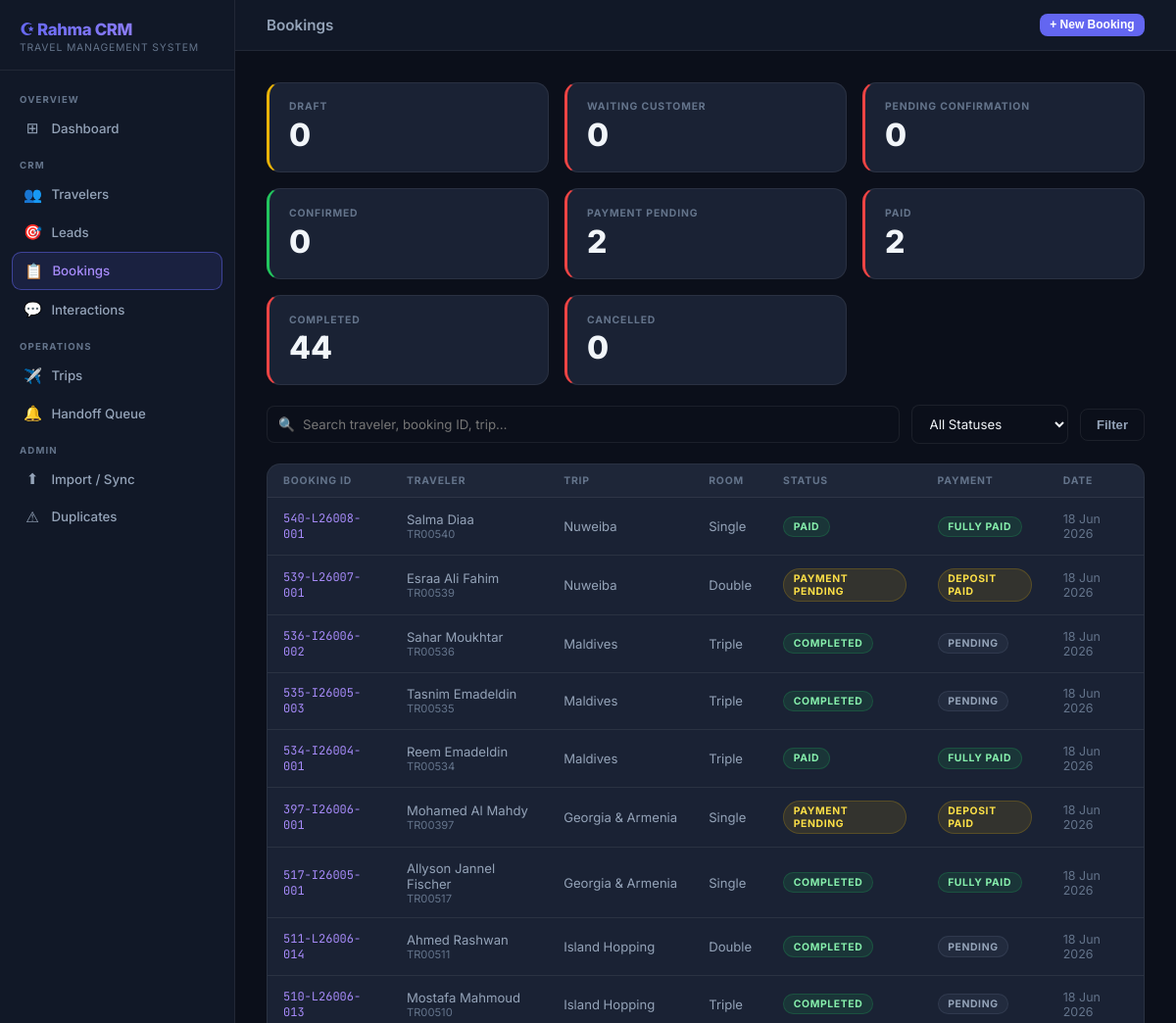
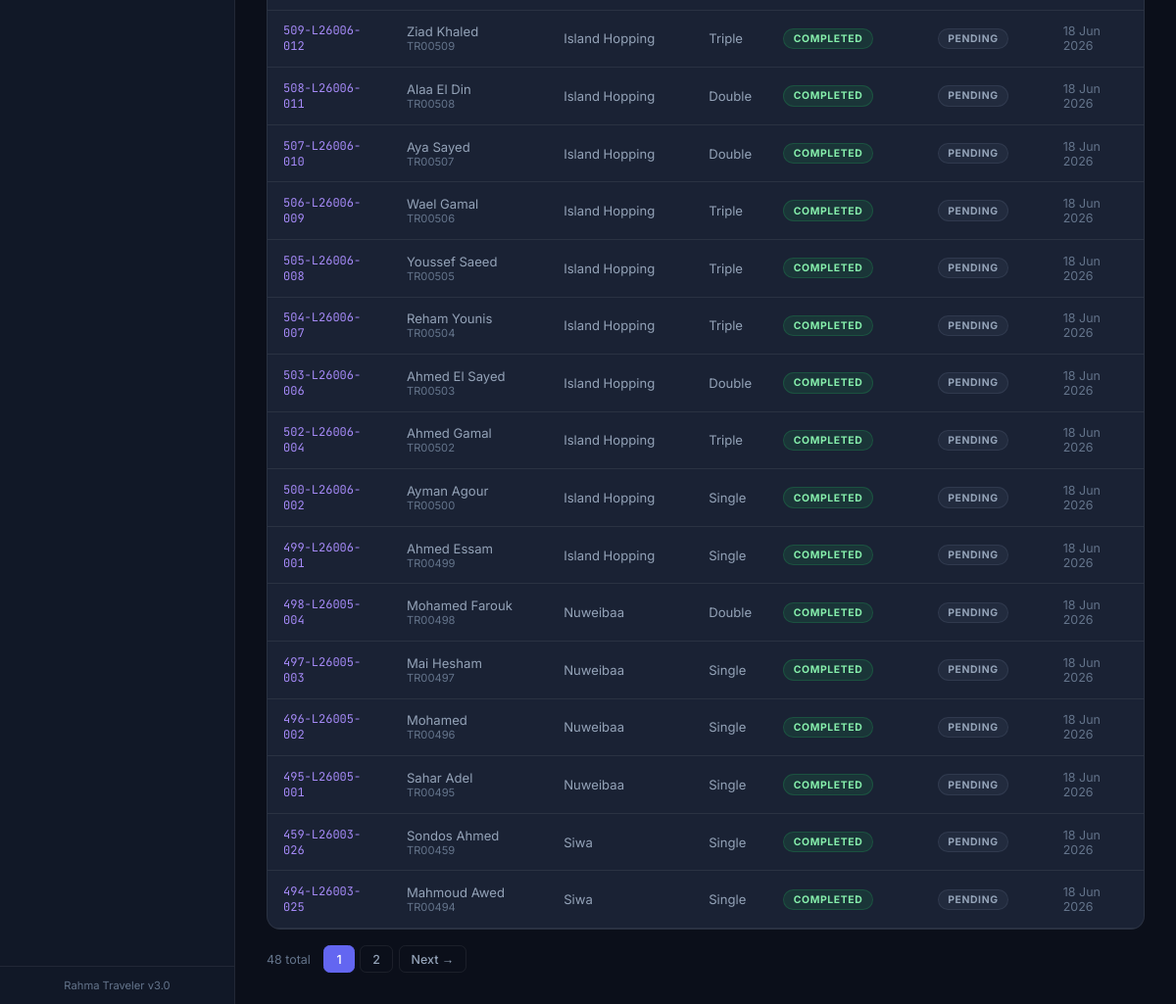
The page /bookings/ on the database its author committed (2 pictures, top to bottom).
### app/models/booking.py (models this page shows, shortened)
class TripBooking(db.Model):
    __tablename__ = 'trip_bookings'
    booking_id = db.Column(db.String(50), primary_key=True)
    trip_id = db.Column(db.String(50), db.ForeignKey('trips.trip_id'))
    trip_name = db.Column(db.String(200))
    traveler_id = db.Column(db.String(20), db.ForeignKey('travelers.traveler_id'))
    traveler_name = db.Column(db.String(200))
    room_type = db.Column(db.String(50))
    flight_option = db.Column(db.String(50))
    date_option = db.Column(db.String(50))
    currency = db.Column(db.String(20))
    booking_status = db.Column(db.String(50)) # Draft / Confirmed / Cancelled
    draft_created_at = db.Column(db.DateTime, default=datetime.utcnow)
    booking_source = db.Column(db.String(100))
    lead_id = db.Column(db.String(50))
    interaction_id = db.Column(db.String(50))
    alert_id = db.Column(db.String(50))
    payment_status = db.Column(db.String(100))
    booking_notes = db.Column(db.Text)

### app/routes/bookings.py (the view)
@bookings_bp.route('/')
def index():
    q = request.args.get('q', '')
    status = request.args.get('status', '')
    page = request.args.get('page', 1, type=int)
    per_page = 25
    query = TripBooking.query
    if q:
        query = query.filter(or_(
            TripBooking.traveler_name.ilike(f'%{q}%'),
            TripBooking.booking_id.ilike(f'%{q}%'),
            TripBooking.trip_name.ilike(f'%{q}%'),
        ))
    if status:
        query = query.filter(TripBooking.booking_status == status)
    pagination = query.order_by(TripBooking.draft_created_at.desc()).paginate(
        page=page, per_page=per_page, error_out=False)
    bookings = pagination.items
    counts = {s: TripBooking.query.filter_by(booking_status=s).count() for s in BOOKING_STATUSES}
    active_trips = Trip.query.filter(Trip.sales_status == 'Open').all()
    trips_data = [t.to_dict() for t in active_trips]
    return render_template('bookings/index.html',
                           bookings=bookings,
                           pagination=pagination,
                           total_count=pagination.total,
                           q=q,
                           current_status=status,
                           statuses=BOOKING_STATUSES,
                           counts=counts,
                           trips_data=trips_data)

### app/templates/bookings/index.html (shortened to what this page needs)
{% extends "base.html" %}
{% block topbar_title %}Bookings{% endblock %}
{% block topbar_actions %}
<button onclick="openModal('createBooking')" class="btn btn-primary btn-sm">+ New Booking</button>
{% endblock %}
{% block content %}
<div class="kpi-grid" style="grid-template-columns:repeat(3,1fr);margin-bottom:1.25rem">
    {% for s, color in [('Draft','badge-yellow'),('Waiting Customer','badge-blue'),('Pending Confirmation','badge-blue'),('Confirmed','badge-green'),('Payment Pending','badge-yellow'),('Paid','badge-green'),('Completed','badge-green'),('Cancelled','badge-red')] %}
    <a href="{{ url_for('bookings.index', status=s) }}" style="text-decoration:none">
        <div class="kpi-card" style="border-left:3px solid {% if s == 'Draft' %}var(--yellow){% elif s == 'Confirmed' %}var(--green){% else %}var(--red){% endif %}">
            <div class="kpi-label">{{ s }}</div>
            <div class="kpi-value">{{ counts.get(s, 0) }}</div>
        </div>
    </a>
    {% endfor %}
</div>
<form method="GET" action="{{ url_for('bookings.index') }}" class="search-bar">
    <div class="search-input-wrap">
        <span class="search-icon">🔍</span>
        <input class="form-input" type="text" name="q" value="{{ q }}" placeholder="Search traveler, booking ID, trip…">
    </div>
    <select class="form-select" name="status" style="width:160px">
        <option value="">All Statuses</option>
    </select>
    <button type="submit" class="btn btn-ghost">Filter</button>
</form>
{% if bookings %}
<div class="card" style="padding:0;overflow:hidden">
    <table class="data-table">
        <thead><tr>
            <th>Booking ID</th><th>Traveler</th><th>Trip</th><th>Room</th><th>Status</th><th>Payment</th><th>Date</th>
        </tr></thead>
        <tbody>
        {% for b in bookings %}
        <tr onclick="window.location='{{ url_for('bookings.detail', booking_id=b.booking_id) }}'">
            <td class="mono">{{ b.booking_id }}</td>
            <td>
                <div class="primary">{{ b.traveler_name or '—' }}</div>
                {% if b.traveler_id %}<div style="font-size:0.7rem;color:var(--text-muted)">{{ b.traveler_id }}</div>{% endif %}
            </td>
            <td style="max-width:160px;overflow:hidden;text-overflow:ellipsis;white-space:nowrap">{{ b.trip_name or b.trip_id or '—' }}</td>
            <td>{{ b.room_type or '—' }}</td>
            <td>
                {% if b.booking_status == 'Confirmed' %}<span class="badge badge-green">Confirmed</span>
                {% elif b.booking_status == 'Payment Pending' %}<span class="badge badge-yellow">Payment Pending</span>
                {% elif b.booking_status == 'Paid' or b.booking_status == 'Completed' %}<span class="badge badge-green">{{ b.booking_status }}</span>
                {% elif b.booking_status == 'Waiting Customer' or b.booking_status == 'Pending Confirmation' %}<span class="badge badge-blue">{{ b.booking_status }}</span>
                {% elif b.booking_status == 'Cancelled' %}<span class="badge badge-red">Cancelled</span>
                {% else %}<span class="badge badge-yellow">Draft</span>{% endif %}
            </td>
            <td>
                {% if b.payment_status == 'Fully Paid' %}<span class="badge badge-green">{{ b.payment_status }}</span>
                {% elif b.payment_status == 'Deposit Paid' %}<span class="badge badge-yellow">{{ b.payment_status }}</span>
                {% elif b.payment_status == 'Refunded' %}<span class="badge badge-red">{{ b.payment_status }}</span>
                {% else %}<span class="badge badge-gray">{{ b.payment_status or 'Pending' }}</span>{% endif %}
            </td>
            <td style="font-size:0.78rem;color:var(--text-muted)">{{ b.draft_created_at.strftime('%d %b %Y') if b.draft_created_at else '—' }}</td>
        </tr>
        {% endfor %}
        </tbody>
    </table>
</div>
<div class="pagination">
    <span style="font-size:0.78rem;color:var(--text-muted);margin-right:0.5rem">{{ total_count }} total</span>
    {% for p in pagination.iter_pages(left_edge=1, right_edge=1, left_current=2, right_current=2) %}
        {% if p %}<a href="{{ url_for('bookings.index', page=p, q=q, status=current_status) }}" class="page-btn {% if p == pagination.page %}active{% endif %}">{{ p }}</a>
        {% else %}<span style="padding:0 0.25rem;color:var(--text-muted)">…</span>{% endif %}
    {% endfor %}
    {% if pagination.has_next %}
    <a href="{{ url_for('bookings.index', page=pagination.next_num, q=q, status=current_status) }}" class="page-btn">Next →</a>
    {% endif %}
</div>
{% endif %}
{% endblock %}

### app/templates/base.html (style rules this page uses)
*, *::before, *::after { box-sizing: border-box; margin: 0; padding: 0; }
:root { --bg-base: #0b0f1a; --bg-surface: #111827; --bg-card: #1a2234; --bg-hover: #1e2a40; --border: rgba(255,255,255,0.07); --border-act: rgba(99,102,241,0.5); --accent: #6366f1; --accent-2: #a78bfa; --text-main: #f1f5f9; --text-muted: #64748b; --text-dim: #94a3b8; --green: #22c55e; --yellow: #eab308; --red: #ef4444; --sidebar-w: 240px; }
html, body { height: 100%; font-family: 'Inter', sans-serif; background: var(--bg-base); color: var(--text-main); }
.btn { display: inline-flex; align-items: center; gap: 0.4rem; padding: 0.5rem 1rem; border-radius: 0.5rem; font-size: 0.82rem; font-weight: 600; border: none; cursor: pointer; text-decoration: none; transition: all 0.15s ease; }
.btn-primary { background: var(--accent); color: #fff; }
.btn-ghost { background: transparent; color: var(--text-dim); border: 1px solid var(--border); }
.btn-sm { padding: 0.3rem 0.65rem; font-size: 0.75rem; }
.card { background: var(--bg-card); border: 1px solid var(--border); border-radius: 0.875rem; padding: 1.5rem; }
.badge { display: inline-flex; align-items: center; padding: 0.2rem 0.6rem; border-radius: 999px; font-size: 0.65rem; font-weight: 700; text-transform: uppercase; letter-spacing: 0.06em; }
.badge-green { background: rgba(34,197,94,0.12); color: #86efac; border: 1px solid rgba(34,197,94,0.2); }
.badge-yellow { background: rgba(234,179,8,0.12); color: #fde047; border: 1px solid rgba(234,179,8,0.2); }
.badge-gray { background: rgba(100,116,139,0.12);color: #94a3b8; border: 1px solid rgba(100,116,139,0.2); }
.data-table { width: 100%; border-collapse: collapse; font-size: 0.82rem; }
.data-table thead th { text-align: left; padding: 0.65rem 1rem; color: var(--text-muted); font-size: 0.65rem; font-weight: 700; text-transform: uppercase; letter-spacing: 0.08em; border-bottom: 1px solid var(--border); background: rgba(255,255,255,0.02); }
.data-table tbody tr { border-bottom: 1px solid var(--border); transition: background 0.1s; cursor: pointer; }
.data-table tbody td { padding: 0.8rem 1rem; color: var(--text-dim); vertical-align: middle; }
.data-table tbody td.mono { font-family: 'JetBrains Mono', monospace; font-size: 0.75rem; color: var(--accent-2); }
.form-input, .form-select, .form-textarea { width: 100%; background: var(--bg-base); border: 1px solid var(--border); border-radius: 0.5rem; padding: 0.6rem 0.85rem; color: var(--text-main); font-size: 0.83rem; font-family: 'Inter', sans-serif; outline: none; transition: border-color 0.15s; }
.form-select option { background: var(--bg-surface); }
.search-bar { display: flex; gap: 0.75rem; align-items: center; margin-bottom: 1.25rem; flex-wrap: wrap; }
.search-input-wrap { position: relative; flex: 1; min-width: 200px; }
.search-input-wrap input { padding-left: 2.25rem; }
.search-icon { position: absolute; left: 0.75rem; top: 50%; transform: translateY(-50%); color: var(--text-muted); font-size: 0.85rem; pointer-events: none; }
.kpi-grid { display: grid; grid-template-columns: repeat(auto-fit, minmax(170px, 1fr)); gap: 1rem; margin-bottom: 1.5rem; }
.kpi-card { background: var(--bg-card); border: 1px solid var(--border); border-radius: 0.875rem; padding: 1.1rem 1.25rem; }
.kpi-label { font-size: 0.65rem; font-weight: 700; color: var(--text-muted); text-transform: uppercase; letter-spacing: 0.08em; }
.kpi-value { font-size: 2rem; font-weight: 800; color: var(--text-main); line-height: 1.1; margin: 0.3rem 0 0.15rem; }
.pagination { display: flex; align-items: center; gap: 0.35rem; margin-top: 1rem; }
.page-btn { padding: 0.35rem 0.75rem; border-radius: 0.4rem; font-size: 0.78rem; font-weight: 500; text-decoration: none; color: var(--text-dim); border: 1px solid var(--border); transition: all 0.15s; }
.page-btn.active { background: var(--accent); color: #fff; border-color: var(--accent); }

### rows shown on the page
TripBooking: booking_id "540-L26008-001", traveler_name "Salma Diaa", traveler_id "TR00540", trip_name "Nuweiba", room_type "Single", booking_status "PAID", payment_status "FULLY PAID", draft_created_at "18 Jun 2026"
TripBooking: booking_id "539-L26007-001", traveler_name "Esraa Ali Fahim", traveler_id "TR00539", trip_name "Nuweiba", room_type "Double", booking_status "PAYMENT PENDING", payment_status "DEPOSIT PAID", draft_created_at "18 Jun 2026"
TripBooking: booking_id "536-I26006-002", traveler_name "Sahar Moukhtar", traveler_id "TR00536", trip_name "Maldives", room_type "Triple", booking_status "COMPLETED", payment_status "PENDING", draft_created_at "18 Jun 2026"
TripBooking: booking_id "535-I26005-003", traveler_name "Tasnim Emadeldin", traveler_id "TR00535", trip_name "Maldives", room_type "Triple", booking_status "COMPLETED", payment_status "PENDING", draft_created_at "18 Jun 2026"
TripBooking: booking_id "534-I26004-001", traveler_name "Reem Emadeldin", traveler_id "TR00534", trip_name "Maldives", room_type "Triple", booking_status "PAID", payment_status "FULLY PAID", draft_created_at "18 Jun 2026"
TripBooking: booking_id "397-I26006-001", traveler_name "Mohamed Al Mahdy", traveler_id "TR00397", trip_name "Georgia & Armenia", room_type "Single", booking_status "PAYMENT PENDING", payment_status "DEPOSIT PAID", draft_created_at "18 Jun 2026"
TripBooking: booking_id "517-I26005-001", traveler_name "Allyson Jannel Fischer", traveler_id "TR00517", trip_name "Georgia & Armenia", room_type "Single", booking_status "COMPLETED", payment_status "FULLY PAID", draft_created_at "18 Jun 2026"
TripBooking: booking_id "511-L26006-014", traveler_name "Ahmed Rashwan", traveler_id "TR00511", trip_name "Island Hopping", room_type "Double", booking_status "COMPLETED", payment_status "PENDING", draft_created_at "18 Jun 2026"
TripBooking: booking_id "510-L26006-013", traveler_name "Mostafa Mahmoud", traveler_id "TR00510", trip_name "Island Hopping", room_type "Triple", booking_status "COMPLETED", payment_status "PENDING", draft_created_at "18 Jun 2026"
TripBooking: booking_id "509-L26006-012", traveler_name "Ziad Khaled", traveler_id "TR00509", trip_name "Island Hopping", room_type "Triple", booking_status "COMPLETED", payment_status "PENDING", draft_created_at "18 Jun 2026"
TripBooking: booking_id "508-L26006-011", traveler_name "Alaa El Din", traveler_id "TR00508", trip_name "Island Hopping", room_type "Double", booking_status "COMPLETED", payment_status "PENDING", draft_created_at "18 Jun 2026"
TripBooking: booking_id "507-L26006-010", traveler_name "Aya Sayed", traveler_id "TR00507", trip_name "Island Hopping", room_type "Double", booking_status "COMPLETED", payment_status "PENDING", draft_created_at "18 Jun 2026"
TripBooking: booking_id "506-L26006-009", traveler_name "Wael Gamal", traveler_id "TR00506", trip_name "Island Hopping", room_type "Triple", booking_status "COMPLETED", payment_status "PENDING", draft_created_at "18 Jun 2026"
TripBooking: booking_id "505-L26006-008", traveler_name "Youssef Saeed", traveler_id "TR00505", trip_name "Island Hopping", room_type "Triple", booking_status "COMPLETED", payment_status "PENDING", draft_created_at "18 Jun 2026"
TripBooking: booking_id "504-L26006-007", traveler_name "Reham Younis", traveler_id "TR00504", trip_name "Island Hopping", room_type "Triple", booking_status "COMPLETED", payment_status "PENDING", draft_created_at "18 Jun 2026"
TripBooking: booking_id "503-L26006-006", traveler_name "Ahmed El Sayed", traveler_id "TR00503", trip_name "Island Hopping", room_type "Double", booking_status "COMPLETED", payment_status "PENDING", draft_created_at "18 Jun 2026"
TripBooking: booking_id "502-L26006-004", traveler_name "Ahmed Gamal", traveler_id "TR00502", trip_name "Island Hopping", room_type "Triple", booking_status "COMPLETED", payment_status "PENDING", draft_created_at "18 Jun 2026"
TripBooking: booking_id "500-L26006-002", traveler_name "Ayman Agour", traveler_id "TR00500", trip_name "Island Hopping", room_type "Single", booking_status "COMPLETED", payment_status "PENDING", draft_created_at "18 Jun 2026"
TripBooking: booking_id "499-L26006-001", traveler_name "Ahmed Essam", traveler_id "TR00499", trip_name "Island Hopping", room_type "Single", booking_status "COMPLETED", payment_status "PENDING", draft_created_at "18 Jun 2026"
TripBooking: booking_id "498-L26005-004", traveler_name "Mohamed Farouk", traveler_id "TR00498", trip_name "Nuweibaa", room_type "Double", booking_status "COMPLETED", payment_status "PENDING", draft_created_at "18 Jun 2026"
TripBooking: booking_id "497-L26005-003", traveler_name "Mai Hesham", traveler_id "TR00497", trip_name "Nuweibaa", room_type "Single", booking_status "COMPLETED", payment_status "PENDING", draft_created_at "18 Jun 2026"
TripBooking: booking_id "496-L26005-002", traveler_name "Mohamed", traveler_id "TR00496", trip_name "Nuweibaa", room_type "Single", booking_status "COMPLETED", payment_status "PENDING", draft_created_at "18 Jun 2026"
TripBooking: booking_id "495-L26005-001", traveler_name "Sahar Adel", traveler_id "TR00495", trip_name "Nuweibaa", room_type "Single", booking_status "COMPLETED", payment_status "PENDING", draft_created_at "18 Jun 2026"
TripBooking: booking_id "459-L26003-026", traveler_name "Sondos Ahmed", traveler_id "TR00459", trip_name "Siwa", room_type "Single", booking_status "COMPLETED", payment_status "PENDING", draft_created_at "18 Jun 2026"
TripBooking: booking_id "494-L26003-025", traveler_name "Mahmoud Awed", traveler_id "TR00494", trip_name "Siwa", room_type "Single", booking_status "COMPLETED", payment_status "PENDING", draft_created_at "18 Jun 2026"

### other values the page prints
{{ s }} "DRAFT" "WAITING CUSTOMER" "PENDING CONFIRMATION" "CONFIRMED" "PAYMENT PENDING" "PAID" "COMPLETED" "CANCELLED"
{{ counts.get(s, 0) }} "0" "0" "0" "0" "2" "2" "44" "0"
{{ total_count }} "48"
{{ p }} "1" "2"
